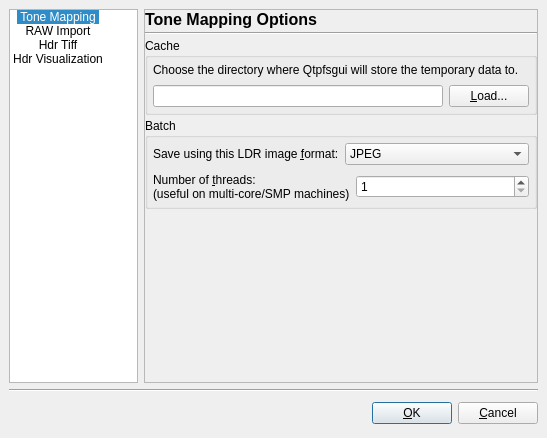
<ui version="4.0" >
 <class>OptionsDialog</class>
 <widget class="QDialog" name="OptionsDialog" >
  <property name="geometry" >
   <rect>
    <x>0</x>
    <y>0</y>
    <width>547</width>
    <height>438</height>
   </rect>
  </property>
  <property name="windowTitle" >
   <string>Qtpfsgui options</string>
  </property>
  <property name="windowIcon" >
   <iconset resource="../icons.qrc" >:/new/prefix1/images/qtpfsgui.png</iconset>
  </property>
  <layout class="QVBoxLayout" >
   <property name="margin" >
    <number>9</number>
   </property>
   <property name="spacing" >
    <number>6</number>
   </property>
   <item>
    <layout class="QHBoxLayout" >
     <property name="margin" >
      <number>0</number>
     </property>
     <property name="spacing" >
      <number>6</number>
     </property>
     <item>
      <widget class="QListWidget" name="OptionListWidget" >
       <property name="sizePolicy" >
        <sizepolicy>
         <hsizetype>4</hsizetype>
         <vsizetype>7</vsizetype>
         <horstretch>0</horstretch>
         <verstretch>0</verstretch>
        </sizepolicy>
       </property>
       <property name="minimumSize" >
        <size>
         <width>127</width>
         <height>0</height>
        </size>
       </property>
       <property name="maximumSize" >
        <size>
         <width>129</width>
         <height>16777215</height>
        </size>
       </property>
       <property name="iconSize" >
        <size>
         <width>22</width>
         <height>22</height>
        </size>
       </property>
       <property name="movement" >
        <enum>QListView::Static</enum>
       </property>
       <property name="flow" >
        <enum>QListView::LeftToRight</enum>
       </property>
       <property name="resizeMode" >
        <enum>QListView::Adjust</enum>
       </property>
       <property name="spacing" >
        <number>5</number>
       </property>
       <property name="viewMode" >
        <enum>QListView::IconMode</enum>
       </property>
       <property name="uniformItemSizes" >
        <bool>true</bool>
       </property>
       <property name="currentRow" >
        <number>0</number>
       </property>
       <item>
        <property name="text" >
         <string>Tone Mapping</string>
        </property>
        <property name="icon" >
         <iconset resource="../icons.qrc" >:/new/prefix1/images/tonemap.png</iconset>
        </property>
       </item>
       <item>
        <property name="text" >
         <string>RAW Import</string>
        </property>
        <property name="icon" >
         <iconset resource="../icons.qrc" >:/new/prefix1/images/raw_import.png</iconset>
        </property>
       </item>
       <item>
        <property name="text" >
         <string>Hdr Tiff</string>
        </property>
        <property name="icon" >
         <iconset resource="../icons.qrc" >:/new/prefix1/images/raw_import.png</iconset>
        </property>
       </item>
       <item>
        <property name="text" >
         <string>Hdr Visualization</string>
        </property>
        <property name="icon" >
         <iconset resource="../icons.qrc" >:/new/prefix1/images/appearance.png</iconset>
        </property>
       </item>
      </widget>
     </item>
     <item>
      <widget class="QStackedWidget" name="stackedWidget" >
       <property name="minimumSize" >
        <size>
         <width>326</width>
         <height>370</height>
        </size>
       </property>
       <property name="frameShape" >
        <enum>QFrame::StyledPanel</enum>
       </property>
       <property name="frameShadow" >
        <enum>QFrame::Raised</enum>
       </property>
       <property name="currentIndex" >
        <number>0</number>
       </property>
       <widget class="QWidget" name="Tonemappingpage" >
        <layout class="QVBoxLayout" >
         <property name="margin" >
          <number>0</number>
         </property>
         <property name="spacing" >
          <number>3</number>
         </property>
         <item>
          <widget class="QLabel" name="label_13" >
           <property name="text" >
            <string>&lt;html>&lt;head>&lt;meta name="qrichtext" content="1" />&lt;style type="text/css">
p, li { white-space: pre-wrap; }
&lt;/style>&lt;/head>&lt;body style=" font-family:'Sans Serif'; font-size:9pt; font-weight:400; font-style:normal; text-decoration:none;">
&lt;p style=" margin-top:0px; margin-bottom:0px; margin-left:0px; margin-right:0px; -qt-block-indent:0; text-indent:0px;">&lt;span style=" font-size:12pt; font-weight:600;">Tone Mapping Options&lt;/span>&lt;/p>&lt;/body>&lt;/html></string>
           </property>
          </widget>
         </item>
         <item>
          <widget class="Line" name="line_6" >
           <property name="orientation" >
            <enum>Qt::Horizontal</enum>
           </property>
          </widget>
         </item>
         <item>
          <widget class="QGroupBox" name="groupBox_2" >
           <property name="title" >
            <string>Cache</string>
           </property>
           <layout class="QVBoxLayout" >
            <property name="margin" >
             <number>5</number>
            </property>
            <property name="spacing" >
             <number>8</number>
            </property>
            <item>
             <widget class="QLabel" name="label_3" >
              <property name="text" >
               <string>Choose the directory where Qtpfsgui will store the temporary data to.</string>
              </property>
              <property name="wordWrap" >
               <bool>true</bool>
              </property>
             </widget>
            </item>
            <item>
             <layout class="QHBoxLayout" >
              <property name="margin" >
               <number>0</number>
              </property>
              <property name="spacing" >
               <number>6</number>
              </property>
              <item>
               <widget class="QLineEdit" name="lineEditTempPath" >
                <property name="sizePolicy" >
                 <sizepolicy>
                  <hsizetype>7</hsizetype>
                  <vsizetype>0</vsizetype>
                  <horstretch>0</horstretch>
                  <verstretch>0</verstretch>
                 </sizepolicy>
                </property>
                <property name="readOnly" >
                 <bool>true</bool>
                </property>
               </widget>
              </item>
              <item>
               <widget class="QPushButton" name="chooseCachePathButton" >
                <property name="text" >
                 <string>&amp;Load...</string>
                </property>
               </widget>
              </item>
             </layout>
            </item>
           </layout>
          </widget>
         </item>
         <item>
          <widget class="QGroupBox" name="groupBox_8" >
           <property name="title" >
            <string>Batch</string>
           </property>
           <layout class="QVBoxLayout" >
            <property name="margin" >
             <number>5</number>
            </property>
            <property name="spacing" >
             <number>8</number>
            </property>
            <item>
             <layout class="QHBoxLayout" >
              <property name="margin" >
               <number>0</number>
              </property>
              <property name="spacing" >
               <number>6</number>
              </property>
              <item>
               <widget class="QLabel" name="label_10" >
                <property name="text" >
                 <string>Save using this LDR image &amp;format:</string>
                </property>
                <property name="buddy" >
                 <cstring>imageformat_comboBox</cstring>
                </property>
               </widget>
              </item>
              <item>
               <widget class="QComboBox" name="imageformat_comboBox" >
                <item>
                 <property name="text" >
                  <string>JPEG</string>
                 </property>
                </item>
                <item>
                 <property name="text" >
                  <string>PNG</string>
                 </property>
                </item>
                <item>
                 <property name="text" >
                  <string>PPM</string>
                 </property>
                </item>
                <item>
                 <property name="text" >
                  <string>PBM</string>
                 </property>
                </item>
                <item>
                 <property name="text" >
                  <string>BMP</string>
                 </property>
                </item>
               </widget>
              </item>
             </layout>
            </item>
            <item>
             <layout class="QHBoxLayout" >
              <property name="margin" >
               <number>0</number>
              </property>
              <property name="spacing" >
               <number>6</number>
              </property>
              <item>
               <widget class="QLabel" name="label_14" >
                <property name="text" >
                 <string>Number of &amp;threads:
(useful on multi-core/SMP machines)</string>
                </property>
                <property name="wordWrap" >
                 <bool>true</bool>
                </property>
                <property name="buddy" >
                 <cstring>thread_spinBox</cstring>
                </property>
               </widget>
              </item>
              <item>
               <widget class="QSpinBox" name="thread_spinBox" >
                <property name="sizePolicy" >
                 <sizepolicy>
                  <hsizetype>5</hsizetype>
                  <vsizetype>0</vsizetype>
                  <horstretch>0</horstretch>
                  <verstretch>0</verstretch>
                 </sizepolicy>
                </property>
                <property name="maximum" >
                 <number>10</number>
                </property>
                <property name="minimum" >
                 <number>1</number>
                </property>
               </widget>
              </item>
             </layout>
            </item>
           </layout>
          </widget>
         </item>
         <item>
          <spacer>
           <property name="orientation" >
            <enum>Qt::Vertical</enum>
           </property>
           <property name="sizeHint" >
            <size>
             <width>20</width>
             <height>40</height>
            </size>
           </property>
          </spacer>
         </item>
        </layout>
       </widget>
       <widget class="QWidget" name="page_raw" >
        <layout class="QVBoxLayout" >
         <property name="margin" >
          <number>0</number>
         </property>
         <property name="spacing" >
          <number>3</number>
         </property>
         <item>
          <widget class="QLabel" name="label" >
           <property name="text" >
            <string>&lt;html>&lt;head>&lt;meta name="qrichtext" content="1" />&lt;/head>&lt;body style=" white-space: pre-wrap; font-family:Sans Serif; font-size:9pt; font-weight:400; font-style:normal; text-decoration:none;">&lt;p style=" margin-top:0px; margin-bottom:0px; margin-left:0px; margin-right:0px; -qt-block-indent:0; text-indent:0px;">&lt;span style=" font-size:12pt; font-weight:600;">Raw Import Options&lt;/span>&lt;/p>&lt;/body>&lt;/html></string>
           </property>
          </widget>
         </item>
         <item>
          <widget class="Line" name="line_3" >
           <property name="orientation" >
            <enum>Qt::Horizontal</enum>
           </property>
          </widget>
         </item>
         <item>
          <widget class="QLabel" name="label_6" >
           <property name="text" >
            <string>&lt;html>&lt;head>&lt;meta name="qrichtext" content="1" />&lt;/head>&lt;body style=" white-space: pre-wrap; font-family:Sans Serif; font-size:9pt; font-weight:400; font-style:normal; text-decoration:none;">&lt;p style=" margin-top:0px; margin-bottom:0px; margin-left:0px; margin-right:0px; -qt-block-indent:0; text-indent:0px;">Qtpfsgui uses &lt;span style=" font-weight:600;">dcraw&lt;/span>'s code to load raw files.&lt;/p>&lt;p style="-qt-paragraph-type:empty; margin-top:0px; margin-bottom:0px; margin-left:0px; margin-right:0px; -qt-block-indent:0; text-indent:0px;">&lt;/p>&lt;p style=" margin-top:0px; margin-bottom:0px; margin-left:0px; margin-right:0px; -qt-block-indent:0; text-indent:0px;">Please send me your thoughts in case you think&lt;/p>&lt;p style=" margin-top:0px; margin-bottom:0px; margin-left:0px; margin-right:0px; -qt-block-indent:0; text-indent:0px;">that these dcraw's default parameters are not ok.&lt;/p>&lt;/body>&lt;/html></string>
           </property>
           <property name="wordWrap" >
            <bool>true</bool>
           </property>
          </widget>
         </item>
         <item>
          <widget class="QGroupBox" name="groupBox_3" >
           <property name="title" >
            <string>White balance</string>
           </property>
           <layout class="QVBoxLayout" >
            <property name="margin" >
             <number>5</number>
            </property>
            <property name="spacing" >
             <number>8</number>
            </property>
            <item>
             <widget class="QCheckBox" name="checkBox_camwb" >
              <property name="toolTip" >
               <string>dcraw's -w option &lt;br>default value is &lt;b>true&lt;/b></string>
              </property>
              <property name="text" >
               <string>Use color balance specified by the camera</string>
              </property>
              <property name="checked" >
               <bool>true</bool>
              </property>
             </widget>
            </item>
            <item>
             <widget class="QCheckBox" name="checkBox_autowb" >
              <property name="toolTip" >
               <string>dcraw's -a option&lt;br>default value is &lt;b>false&lt;/b></string>
              </property>
              <property name="text" >
               <string>Automatic color balance</string>
              </property>
             </widget>
            </item>
            <item>
             <widget class="QCheckBox" name="checkBox_4colors" >
              <property name="toolTip" >
               <string>dcraw's -f option:&lt;br>Use this if the output shows false 2x2 meshes with VNG or mazes with AHD. &lt;br>default value is &lt;b>false&lt;/b></string>
              </property>
              <property name="text" >
               <string>Interpolate RGB as four colors</string>
              </property>
             </widget>
            </item>
           </layout>
          </widget>
         </item>
         <item>
          <widget class="QGroupBox" name="groupBox_4" >
           <property name="title" >
            <string>Highlights</string>
           </property>
           <layout class="QHBoxLayout" >
            <property name="margin" >
             <number>5</number>
            </property>
            <property name="spacing" >
             <number>8</number>
            </property>
            <item>
             <widget class="QLabel" name="label_7" >
              <property name="toolTip" >
               <string>dcraw's -H option&lt;br>read dcraw's man page for explanations &lt;br> default value is &lt;b>0&lt;/b></string>
              </property>
              <property name="text" >
               <string>Highlights recovery mode:</string>
              </property>
              <property name="buddy" >
               <cstring>spinBox_highlights</cstring>
              </property>
             </widget>
            </item>
            <item>
             <spacer>
              <property name="orientation" >
               <enum>Qt::Horizontal</enum>
              </property>
              <property name="sizeHint" >
               <size>
                <width>40</width>
                <height>20</height>
               </size>
              </property>
             </spacer>
            </item>
            <item>
             <widget class="QSpinBox" name="spinBox_highlights" >
              <property name="toolTip" >
               <string>dcraw's -H option&lt;br>read dcraw's man page for explanations &lt;br> default value is &lt;b>0&lt;/b></string>
              </property>
              <property name="maximum" >
               <number>9</number>
              </property>
             </widget>
            </item>
           </layout>
          </widget>
         </item>
         <item>
          <widget class="QGroupBox" name="groupBox_5" >
           <property name="title" >
            <string>Color space</string>
           </property>
           <layout class="QHBoxLayout" >
            <property name="margin" >
             <number>5</number>
            </property>
            <property name="spacing" >
             <number>8</number>
            </property>
            <item>
             <widget class="QLabel" name="label_8" >
              <property name="text" >
               <string>Raw conversion output color space:</string>
              </property>
             </widget>
            </item>
            <item>
             <spacer>
              <property name="orientation" >
               <enum>Qt::Horizontal</enum>
              </property>
              <property name="sizeHint" >
               <size>
                <width>40</width>
                <height>20</height>
               </size>
              </property>
             </spacer>
            </item>
            <item>
             <widget class="QComboBox" name="comboBox_outcolspace" >
              <property name="currentIndex" >
               <number>4</number>
              </property>
              <property name="maxVisibleItems" >
               <number>5</number>
              </property>
              <item>
               <property name="text" >
                <string>Raw color</string>
               </property>
              </item>
              <item>
               <property name="text" >
                <string>sRGB</string>
               </property>
              </item>
              <item>
               <property name="text" >
                <string>Adobe RGB</string>
               </property>
              </item>
              <item>
               <property name="text" >
                <string>Wide Gamut RGB</string>
               </property>
              </item>
              <item>
               <property name="text" >
                <string>ProPhoto RGB</string>
               </property>
              </item>
             </widget>
            </item>
           </layout>
          </widget>
         </item>
         <item>
          <widget class="QGroupBox" name="groupBox_6" >
           <property name="title" >
            <string>Quality</string>
           </property>
           <layout class="QHBoxLayout" >
            <property name="margin" >
             <number>5</number>
            </property>
            <property name="spacing" >
             <number>8</number>
            </property>
            <item>
             <widget class="QLabel" name="label_9" >
              <property name="text" >
               <string>Conversion quality:</string>
              </property>
             </widget>
            </item>
            <item>
             <spacer>
              <property name="orientation" >
               <enum>Qt::Horizontal</enum>
              </property>
              <property name="sizeHint" >
               <size>
                <width>40</width>
                <height>20</height>
               </size>
              </property>
             </spacer>
            </item>
            <item>
             <widget class="QComboBox" name="comboBox_quality" >
              <property name="currentIndex" >
               <number>2</number>
              </property>
              <property name="maxVisibleItems" >
               <number>3</number>
              </property>
              <item>
               <property name="text" >
                <string>Bilinear</string>
               </property>
              </item>
              <item>
               <property name="text" >
                <string>VNG</string>
               </property>
              </item>
              <item>
               <property name="text" >
                <string>AHD</string>
               </property>
              </item>
             </widget>
            </item>
           </layout>
          </widget>
         </item>
         <item>
          <spacer>
           <property name="orientation" >
            <enum>Qt::Vertical</enum>
           </property>
           <property name="sizeHint" >
            <size>
             <width>20</width>
             <height>40</height>
            </size>
           </property>
          </spacer>
         </item>
        </layout>
       </widget>
       <widget class="QWidget" name="page_tiff" >
        <layout class="QVBoxLayout" >
         <property name="margin" >
          <number>0</number>
         </property>
         <property name="spacing" >
          <number>3</number>
         </property>
         <item>
          <widget class="QLabel" name="label_11" >
           <property name="text" >
            <string>&lt;html>&lt;head>&lt;meta name="qrichtext" content="1" />&lt;style type="text/css">
p, li { white-space: pre-wrap; }
&lt;/style>&lt;/head>&lt;body style=" font-family:'Sans Serif'; font-size:9pt; font-weight:400; font-style:normal; text-decoration:none;">
&lt;p style=" margin-top:0px; margin-bottom:0px; margin-left:0px; margin-right:0px; -qt-block-indent:0; text-indent:0px;">&lt;span style=" font-size:12pt; font-weight:600;">Tiff Options&lt;/span>&lt;/p>&lt;/body>&lt;/html></string>
           </property>
          </widget>
         </item>
         <item>
          <widget class="Line" name="line_5" >
           <property name="orientation" >
            <enum>Qt::Horizontal</enum>
           </property>
          </widget>
         </item>
         <item>
          <widget class="QGroupBox" name="groupBox_7" >
           <property name="title" >
            <string>Hdr Tiff</string>
           </property>
           <layout class="QVBoxLayout" >
            <property name="margin" >
             <number>5</number>
            </property>
            <property name="spacing" >
             <number>8</number>
            </property>
            <item>
             <widget class="QLabel" name="label_12" >
              <property name="text" >
               <string>&lt;html>&lt;head>&lt;meta name="qrichtext" content="1" />&lt;style type="text/css">
p, li { white-space: pre-wrap; }
&lt;/style>&lt;/head>&lt;body style=" font-family:'Sans Serif'; font-size:9pt; font-weight:400; font-style:normal; text-decoration:none;">
&lt;p style=" margin-top:0px; margin-bottom:0px; margin-left:0px; margin-right:0px; -qt-block-indent:0; text-indent:0px;">Choose the Tiff-Hdr format that Qtpfsgui will use to save an Hdr image.&lt;/p>
&lt;p style="-qt-paragraph-type:empty; margin-top:0px; margin-bottom:0px; margin-left:0px; margin-right:0px; -qt-block-indent:0; text-indent:0px;">&lt;/p>
&lt;p style=" margin-top:0px; margin-bottom:0px; margin-left:0px; margin-right:0px; -qt-block-indent:0; text-indent:0px;">&lt;span style=" font-weight:600;">LogLuv Tiff&lt;/span> is the appropriate format for most cases because it stores the hdr data in a reasonable amount of space (i.e. file size).&lt;/p>
&lt;p style=" margin-top:0px; margin-bottom:0px; margin-left:0px; margin-right:0px; -qt-block-indent:0; text-indent:0px;">Use the &lt;span style=" font-weight:600;">Float Tiff&lt;/span> format only if you want to load your tiff in another application that cannot open the LogLuv format.&lt;/p>&lt;/body>&lt;/html></string>
              </property>
              <property name="textFormat" >
               <enum>Qt::RichText</enum>
              </property>
              <property name="wordWrap" >
               <bool>true</bool>
              </property>
             </widget>
            </item>
            <item>
             <widget class="QRadioButton" name="radioButtonLogLuv" >
              <property name="text" >
               <string>LogLuv Tiff (float, 16bit)</string>
              </property>
              <property name="checked" >
               <bool>true</bool>
              </property>
             </widget>
            </item>
            <item>
             <widget class="QRadioButton" name="radioButtonFloatTiff" >
              <property name="text" >
               <string>Float Tiff (float, 32bit)</string>
              </property>
             </widget>
            </item>
           </layout>
          </widget>
         </item>
         <item>
          <spacer>
           <property name="orientation" >
            <enum>Qt::Vertical</enum>
           </property>
           <property name="sizeHint" >
            <size>
             <width>20</width>
             <height>40</height>
            </size>
           </property>
          </spacer>
         </item>
        </layout>
       </widget>
       <widget class="QWidget" name="page_hdrvisual" >
        <layout class="QVBoxLayout" >
         <property name="margin" >
          <number>0</number>
         </property>
         <property name="spacing" >
          <number>3</number>
         </property>
         <item>
          <widget class="QLabel" name="label_2" >
           <property name="text" >
            <string>&lt;html>&lt;head>&lt;meta name="qrichtext" content="1" />&lt;style type="text/css">
p, li { white-space: pre-wrap; }
&lt;/style>&lt;/head>&lt;body style=" font-family:'Sans Serif'; font-size:9pt; font-weight:400; font-style:normal; text-decoration:none;">
&lt;p style=" margin-top:0px; margin-bottom:0px; margin-left:0px; margin-right:0px; -qt-block-indent:0; text-indent:0px;">&lt;span style=" font-size:12pt; font-weight:600;">Hdr Visualization Options&lt;/span>&lt;/p>&lt;/body>&lt;/html></string>
           </property>
          </widget>
         </item>
         <item>
          <widget class="Line" name="line_2" >
           <property name="orientation" >
            <enum>Qt::Horizontal</enum>
           </property>
          </widget>
         </item>
         <item>
          <widget class="QGroupBox" name="groupBox" >
           <property name="title" >
            <string>Colors</string>
           </property>
           <layout class="QVBoxLayout" >
            <property name="margin" >
             <number>5</number>
            </property>
            <property name="spacing" >
             <number>8</number>
            </property>
            <item>
             <layout class="QHBoxLayout" >
              <property name="margin" >
               <number>0</number>
              </property>
              <property name="spacing" >
               <number>6</number>
              </property>
              <item>
               <widget class="QLabel" name="label_4" >
                <property name="text" >
                 <string>Show Negative Numbers as:</string>
                </property>
               </widget>
              </item>
              <item>
               <spacer>
                <property name="orientation" >
                 <enum>Qt::Horizontal</enum>
                </property>
                <property name="sizeHint" >
                 <size>
                  <width>40</width>
                  <height>20</height>
                 </size>
                </property>
               </spacer>
              </item>
              <item>
               <widget class="QPushButton" name="negative_color_button" >
                <property name="text" >
                 <string/>
                </property>
               </widget>
              </item>
             </layout>
            </item>
            <item>
             <layout class="QHBoxLayout" >
              <property name="margin" >
               <number>0</number>
              </property>
              <property name="spacing" >
               <number>6</number>
              </property>
              <item>
               <widget class="QLabel" name="label_5" >
                <property name="text" >
                 <string>Show nan and +-Inf values as:</string>
                </property>
               </widget>
              </item>
              <item>
               <spacer>
                <property name="orientation" >
                 <enum>Qt::Horizontal</enum>
                </property>
                <property name="sizeHint" >
                 <size>
                  <width>40</width>
                  <height>20</height>
                 </size>
                </property>
               </spacer>
              </item>
              <item>
               <widget class="QPushButton" name="infnan_color_button" >
                <property name="text" >
                 <string/>
                </property>
               </widget>
              </item>
             </layout>
            </item>
           </layout>
          </widget>
         </item>
         <item>
          <spacer>
           <property name="orientation" >
            <enum>Qt::Vertical</enum>
           </property>
           <property name="sizeHint" >
            <size>
             <width>20</width>
             <height>40</height>
            </size>
           </property>
          </spacer>
         </item>
        </layout>
       </widget>
      </widget>
     </item>
    </layout>
   </item>
   <item>
    <widget class="Line" name="line" >
     <property name="orientation" >
      <enum>Qt::Horizontal</enum>
     </property>
    </widget>
   </item>
   <item>
    <layout class="QHBoxLayout" >
     <property name="margin" >
      <number>0</number>
     </property>
     <property name="spacing" >
      <number>6</number>
     </property>
     <item>
      <spacer>
       <property name="orientation" >
        <enum>Qt::Horizontal</enum>
       </property>
       <property name="sizeHint" >
        <size>
         <width>131</width>
         <height>31</height>
        </size>
       </property>
      </spacer>
     </item>
     <item>
      <widget class="QPushButton" name="okButton" >
       <property name="text" >
        <string>&amp;OK</string>
       </property>
       <property name="default" >
        <bool>true</bool>
       </property>
      </widget>
     </item>
     <item>
      <widget class="QPushButton" name="cancelButton" >
       <property name="text" >
        <string>&amp;Cancel</string>
       </property>
      </widget>
     </item>
    </layout>
   </item>
  </layout>
 </widget>
 <layoutdefault spacing="0" margin="0" />
 <tabstops>
  <tabstop>okButton</tabstop>
  <tabstop>cancelButton</tabstop>
  <tabstop>OptionListWidget</tabstop>
 </tabstops>
 <resources>
  <include location="../icons.qrc" />
 </resources>
 <connections>
  <connection>
   <sender>cancelButton</sender>
   <signal>clicked()</signal>
   <receiver>OptionsDialog</receiver>
   <slot>reject()</slot>
   <hints>
    <hint type="sourcelabel" >
     <x>468</x>
     <y>425</y>
    </hint>
    <hint type="destinationlabel" >
     <x>179</x>
     <y>282</y>
    </hint>
   </hints>
  </connection>
  <connection>
   <sender>OptionListWidget</sender>
   <signal>currentRowChanged(int)</signal>
   <receiver>stackedWidget</receiver>
   <slot>setCurrentIndex(int)</slot>
   <hints>
    <hint type="sourcelabel" >
     <x>72</x>
     <y>146</y>
    </hint>
    <hint type="destinationlabel" >
     <x>468</x>
     <y>14</y>
    </hint>
   </hints>
  </connection>
 </connections>
</ui>
